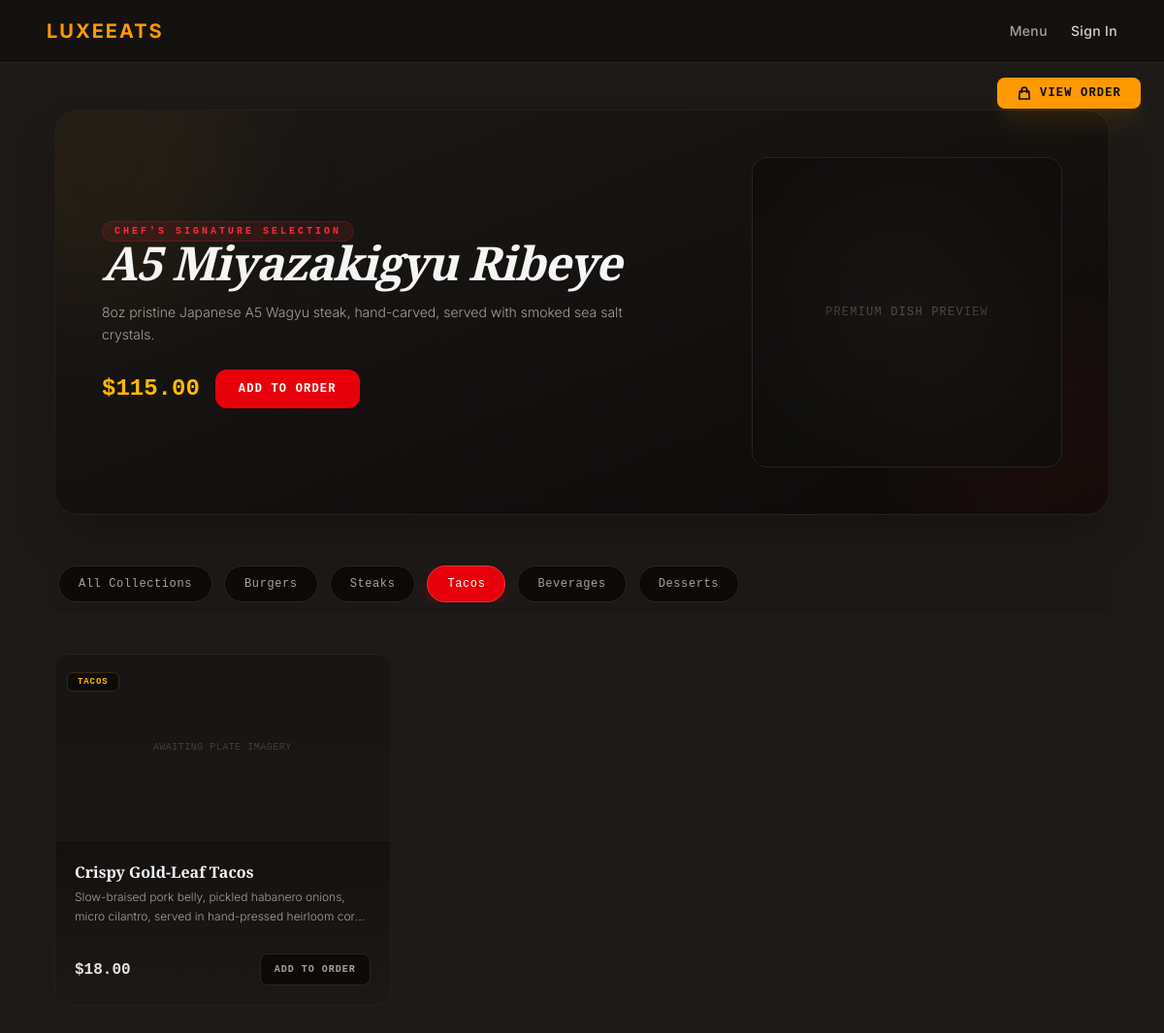
Page /menu?category=Tacos on the committed database.
### core/models.py (models this page shows)
class MenuItem(db.Model):
    __tablename__ = 'menu_items'
    id = db.Column(db.Integer, primary_key=True)
    name = db.Column(db.String(100), nullable=False)
    price = db.Column(db.Integer, nullable=False)  # Stored in cents for Stripe (e.g., $10.50 = 1050)
    category = db.Column(db.String(50), nullable=False)  # Appetizer, Main, Drink
    image_url = db.Column(db.String(255), nullable=True)
    is_available = db.Column(db.Boolean, default=True)
    description = db.Column(db.String(255), nullable=True)

### core/main.py (the view)
@main_bp.route('/menu')
def menu():
    selected_category = request.args.get('category', 'All')
    query_results = MenuItem.query.with_entities(MenuItem.category).distinct().all()
    categories = [result.category for result in query_results]
    featured_item = MenuItem.query.filter_by(is_available=True).order_by(MenuItem.price.desc()).first()
    if selected_category == 'All':
        items = MenuItem.query.all()
    else:
        items = MenuItem.query.filter_by(category=selected_category).all()
    return render_template(
        'menu.html',
        menu_items=items,
        categories=categories,
        selected_category=selected_category,
        featured_item=featured_item  # 🌟 Dynamic database item passed here
    )

### templates/menu.html (shortened to what this page needs)
{% extends 'base.html' %}
{% block content %}
<div class="fixed bottom-6 right-6 z-50 md:absolute md:top-20 md:right-6 md:bottom-auto">
    <a href="{{ url_for('cart.show_cart') }}" class="px-5 py-3 md:py-2 bg-amber-500 hover:bg-amber-400 text-stone-950 rounded-xl md:rounded-lg text-xs font-mono uppercase tracking-widest flex items-center gap-2 transition-all duration-300 shadow-xl shadow-amber-500/10 font-bold hover:scale-105 active:scale-95">
        <svg xmlns="http://www.w3.org/2000/svg" class="h-4 w-4" fill="none" viewBox="0 0 24 24" stroke="currentColor" stroke-width="2.5">
            <path stroke-linecap="round" stroke-linejoin="round" d="M16 11V7a4 4 0 00-8 0v4M5 9h14l1 12H4L5 9z" />
        </svg>
        <span>View Order</span>
    </a>
</div>
<div class="space-y-10 max-w-7xl mx-auto px-2">
    {% if featured_item %}
    <div class="relative overflow-hidden bg-gradient-to-br from-stone-900 to-stone-950 border border-stone-800/80 rounded-3xl p-8 md:p-12 flex flex-col md:flex-row items-center justify-between gap-8 shadow-2xl" data-aos="fade-down">
        <div class="absolute -top-24 -left-24 w-72 h-72 bg-amber-500/5 rounded-full blur-3xl pointer-events-none"></div>
        <div class="space-y-4 max-w-xl z-10 text-center md:text-left">
            <span class="text-[10px] uppercase tracking-[0.3em] font-mono font-bold text-red-500 bg-red-500/10 px-3 py-1 rounded-full border border-red-500/20">Chef's Signature Selection</span>
            <h1 class="text-4xl md:text-5xl font-serif font-bold tracking-tight text-stone-100 italic">{{ featured_item.name }}</h1>
            <p class="text-stone-400 text-sm font-light leading-relaxed">
                {{ featured_item.description or 'Exquisite premium house creation compiled by our master culinary artisans.' }}
            </p>
            <div class="pt-2 flex flex-col sm:flex-row items-center justify-center md:justify-start gap-4">
                <span class="text-2xl font-mono font-black text-amber-400">${{ "%.2f"|format(featured_item.price / 100) }}</span>
                <button onclick="addToCart('{{ featured_item.id }}', this)" class="w-full sm:w-auto px-6 py-3 bg-red-600 hover:bg-red-500 text-white font-mono text-xs font-bold uppercase tracking-widest rounded-xl transition-all duration-300 cursor-pointer1">
                    Add to Order
                </button>
            </div>
        </div>
        <div class="relative w-64 h-64 md:w-80 md:h-80 flex items-center justify-center bg-stone-900/60 rounded-2xl border border-stone-800 overflow-hidden group">
            <div class="absolute inset-0 bg-radial from-transparent to-stone-950/80 pointer-events-none z-10"></div>
            <span class="text-stone-600 font-mono text-xs uppercase tracking-widest z-0 group-hover:text-stone-500 transition-colors">Premium Dish Preview</span>
        </div>
    </div>
    {% endif %}
    <div class="sticky top-16 z-40 bg-stone-900/80 backdrop-blur-md py-3 border-b border-stone-800/40">
        <div class="flex items-center gap-3 overflow-x-auto no-scrollbar whitespace-nowrap px-1 Mask-Left-Right">
            <a href="{{ url_for('main.menu') }}"
               class="px-5 py-2.5 rounded-full text-xs font-mono font-medium tracking-wider transition-all duration-300 border
               {% if selected_category == 'All' %}
                   bg-red-600 text-white border-red-500 shadow-lg shadow-red-600/20
               {% else %}
                   bg-stone-950 text-stone-400 border-stone-800 hover:border-stone-700 hover:text-stone-200
               {% endif %}">
                All Collections
            </a>
            {% for cat in categories %}
            <a href="{{ url_for('main.menu', category=cat) }}"
               class="px-5 py-2.5 rounded-full text-xs font-mono font-medium tracking-wider transition-all duration-300 border capitalize
               {% if cat == selected_category %}
                   bg-red-600 text-white border-red-500 shadow-lg shadow-red-600/20
               {% else %}
                   bg-stone-950 text-stone-400 border-stone-800 hover:border-stone-700 hover:text-stone-200
               {% endif %}">
                {{ cat }}
            </a>
            {% endfor %}
        </div>
    </div>
    <div class="grid grid-cols-1 sm:grid-cols-2 lg:grid-cols-3 xl:grid-cols-4 gap-6" data-aos="fade-up">
        {% for item in menu_items %}
        <div class="bg-gradient-to-b from-stone-950 to-stone-900/40 border border-stone-800/70 rounded-2xl flex flex-col overflow-hidden transition-all duration-500 hover:border-amber-500/30 hover:shadow-2xl hover:shadow-amber-500/5 group h-full">
            <div class="h-48 bg-stone-900/80 border-b border-stone-900 flex items-center justify-center relative overflow-hidden">
                <div class="absolute top-3 left-3 z-10">
                    <span class="text-[9px] uppercase tracking-widest font-mono text-amber-400 bg-stone-950/90 border border-amber-500/20 px-2.5 py-1 rounded-md backdrop-blur-sm font-semibold">
                        {{ item.category }}
                    </span>
                </div>
                <span class="text-[10px] font-mono text-stone-700 uppercase tracking-wider group-hover:scale-105 transition-transform duration-500">Awaiting Plate Imagery</span>
            </div>
            <div class="p-5 flex flex-col justify-between flex-grow space-y-4">
                <div class="space-y-1">
                    <h3 class="text-base font-serif font-bold text-stone-100 group-hover:text-amber-400 transition-colors duration-300 line-clamp-1">
                        {{ item.name }}
                    </h3>
                    <p class="text-xs text-stone-400 font-light leading-relaxed line-clamp-2 min-h-[2rem]">
                        {{ item.description or 'No formulation breakdown provided for this exquisite plate.' }}
                    </p>
                </div>
                <div class="pt-3 border-t border-stone-900/60 flex items-center justify-between relative mt-auto">
                    <span class="text-base font-mono font-bold text-stone-200">
                        ${{ "%.2f"|format(item.price / 100) }}
                    </span>
                    <button
                        onclick="addToCart('{{ item.id }}', this)"
                        class="relative px-3.5 py-2 bg-stone-950 border border-stone-800 rounded-lg text-[10px] font-mono font-bold uppercase tracking-widest text-stone-400 hover:bg-stone-900 hover:text-amber-400 hover:border-amber-500/20 transition-all duration-300 cursor-pointer overflow-visible">
                        Add to Order
                    </button>
                </div>
            </div>
        </div>
        {% else %}
        <div class="col-span-full py-16 text-center space-y-3 bg-stone-950/40 border border-dashed border-stone-800 rounded-2xl">
            <p class="text-stone-500 font-mono text-sm tracking-wide">No exquisite selections currently populated under this category.</p>
        </div>
        {% endfor %}
    </div>
</div>
{% endblock %}

### templates/base.html (style rules this page uses)
body { font-family: 'Inter', sans-serif; }
.font-serif { font-family: 'Playfair Display', serif; }

### templates/menu.html (style rules this page uses)
.no-scrollbar { -ms-overflow-style: none; scrollbar-width: none; }

### rows in the picture
MenuItem: name "A5 Miyazakigyu Ribeye", description "8oz pristine Japanese A5 Wagyu steak, hand-carved, served with smoked sea salt crystals.", featured_item.price/100 "115.00", category "Steaks"
MenuItem: category "Burgers"
MenuItem: category "Beverages"
MenuItem: category "Desserts"
MenuItem: category "TACOS", name "Crispy Gold-Leaf Tacos", description "Slow-braised pork belly, pickled habanero onions, micro cilantro, served in hand-pressed heirloom…", item.price/100 "18.00"

### other values in the picture
{{ cat }} "Tacos"
